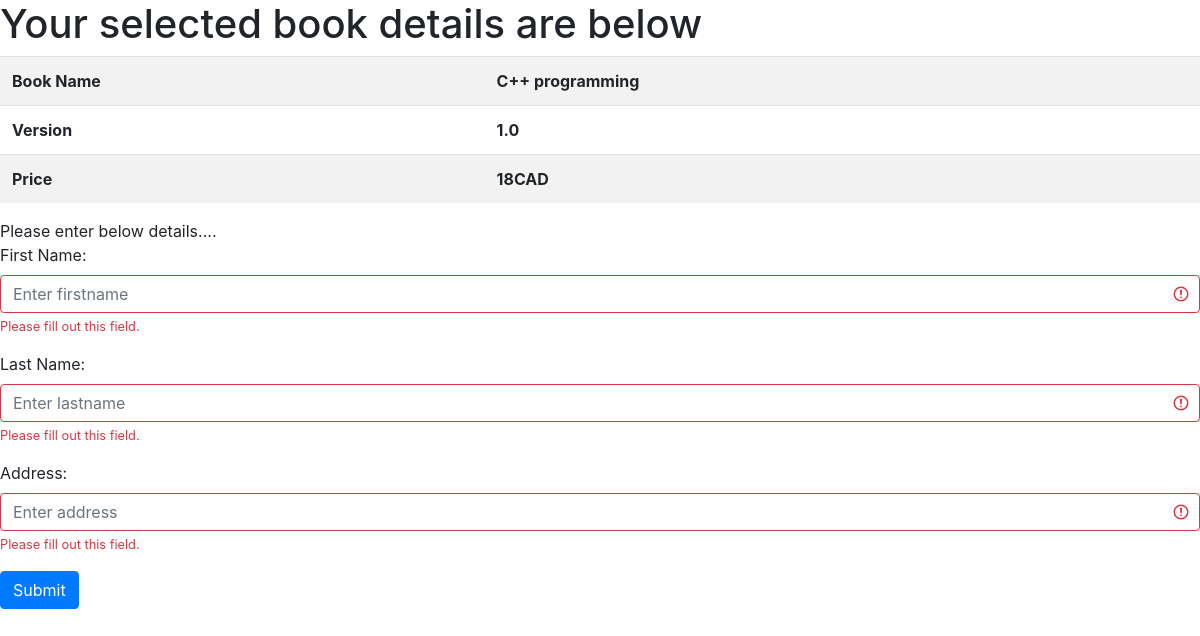
Page /checkout.php?id=3 on the committed database.
### tables this page shows
CREATE TABLE `bookinventory` (
  `id` int(11) NOT NULL,
  `book_name` varchar(100) NOT NULL,
  `version` varchar(10) NOT NULL,
  `price` varchar(10) NOT NULL,
  `quantity` int(11) NOT NULL
);

### checkout.php (the view, shortened to what this page needs)
<?php
include('functions/database_functions.php');
$id = isset($_GET['id']) ? $_GET['id'] : '';
?>
<!DOCTYPE html>
<html lang="en">
     <link rel="stylesheet" href="https://stackpath.bootstrapcdn.com/bootstrap/4.4.1/css/bootstrap.min.css">
	<body>
<?php
$result=mysqli_query($con,"select * from bookinventory where id=".$id);
while ($row=mysqli_fetch_array($result))
{
?>
	<h1>Your selected book details are below</h1>
	<table class="table table-striped">
      <tr>
        <th>Book Name</th>
        <th><?php echo htmlentities($row['book_name']) ?></th>
      </tr>
      <tr>
        <th>Version</th>
        <th><?php echo htmlentities($row['version']) ?></th>
      </tr>
      <tr>
        <th>Price</th>
        <th><?php echo htmlentities($row['price']) ?></th>
        </tr>
   </table>
   Please enter below details....
   <form action="order.php" class="was-validated">
    <div class="form-group">
      <label for="fname">First Name:</label>
      <input type="text" class="form-control" id="fname" placeholder="Enter firstname" name="fname" required>
      <div class="invalid-feedback">Please fill out this field.</div>
    </div>
    <div class="form-group">
      <label for="lname">Last Name:</label>
      <input type="text" class="form-control" id="lname" placeholder="Enter lastname" name="lname" required>
      <div class="invalid-feedback">Please fill out this field.</div>
    </div>
    <div class="form-group">
      <label for="address">Address:</label>
      <input type="text" class="form-control" id="address" placeholder="Enter address" name="address" required>
      <div class="invalid-feedback">Please fill out this field.</div>
    </div>
    <button onclick="order.php?id=<?php echo $id; ?>" class="btn btn-primary">Submit</button>
  </form>
<?php } ?>
    </body>
</html>

### rows in the picture
bookinventory: book_name "C++ programming", version "1.0", price "18CAD"
